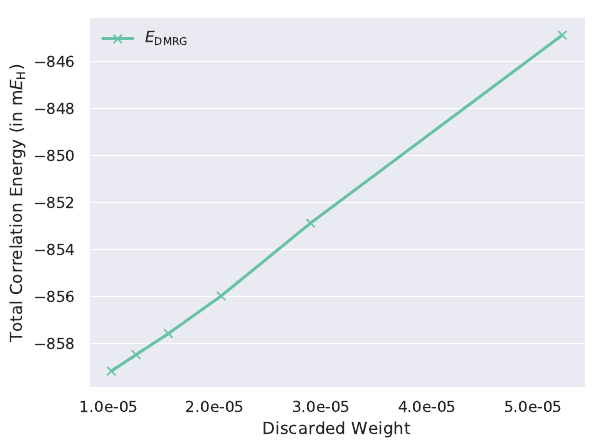

This figure's Python source:
#!/usr/bin/env python
# -*- coding: utf-8 -*

import numpy as np
import matplotlib
matplotlib.use('Agg')
matplotlib.rcParams['font.family'] = 'sans-serif'
matplotlib.rcParams['font.sans-serif'] = ['DejaVu Sans']
import matplotlib.pyplot as plt
from matplotlib.ticker import MaxNLocator, FormatStrFormatter
import seaborn as sns

HF = -230.721819

w = np.array([
5.272e-05,
2.898e-05,
2.055e-05,
1.558e-05,
1.253e-05,
1.019e-05
])

e = np.array([
-231.5667,
-231.5747,
-231.5778,
-231.5794,
-231.5803,
-231.5810
])

# set seaborn
sns.set(style='darkgrid', palette='Set2', font='DejaVu Sans')

# set subplot
fig, ax = plt.subplots()

# plot results
ax.plot(w, (e - HF) * 1000., marker='x', linewidth=2, mew=1, linestyle='-', label='$E_{{\mathrm{DMRG}}}$')

# turn off x-grid
ax.xaxis.grid(False)

# set labels
ax.set_xlabel('Discarded Weight')
ax.set_ylabel('Total Correlation Energy (in m$E_{{\mathrm{H}}}$)')

# x-axis format
ax.xaxis.set_major_formatter(FormatStrFormatter('%.1e'))

# despine
sns.despine()

# set legend
ax.legend(loc='upper left', frameon=False)

# save plot
plt.savefig('dmrg.pdf', bbox_inches = 'tight', dpi=1000)

